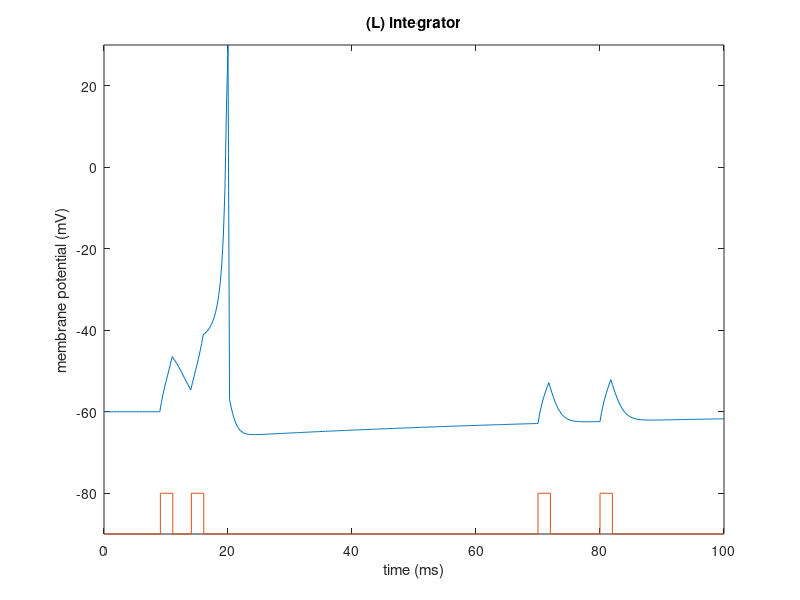

MATLAB code for this plot:
a=0.02; b=-0.1; c=-55; d=6;
V=-60; u=b*V;
VV=[];  uu=[];
tau = 0.25; tspan = 0:tau:100;
T1=tspan(end)/11;
T2=T1+5;
T3 = 0.7*tspan(end);
T4 = T3+10;
for t=tspan
    if ((t>T1) & (t < T1+2)) | ((t>T2) & (t < T2+2)) | ((t>T3) & (t < T3+2)) | ((t>T4) & (t < T4+2)) 
        I=9;
    else
        I=0;
    end;
    
    V = V + tau*(0.04*V^2+4.1*V+108-u+I); % diverso dal modello standard.
    u = u + tau*a*(b*V-u);
    if V > 30
        VV(end+1)=30;
        V = c;
        u = u + d;
    else
        VV(end+1) = V;
    end;
    uu(end+1) = u;
end;
plot(tspan,VV,[0 T1 T1 (T1+2) (T1+2) T2 T2 (T2+2) (T2+2) T3 T3 (T3+2) (T3+2) T4 T4 (T4+2) (T4+2) max(tspan)],-90+[0 0 10 10 0 0 10 10 0 0 10 10 0 0 10 10 0 0]);
axis([0 max(tspan) -90 30])

title('(L) integrator');
xlabel('time (ms)');
ylabel('membrane potential (mV)');
savefig('(L) integrator');